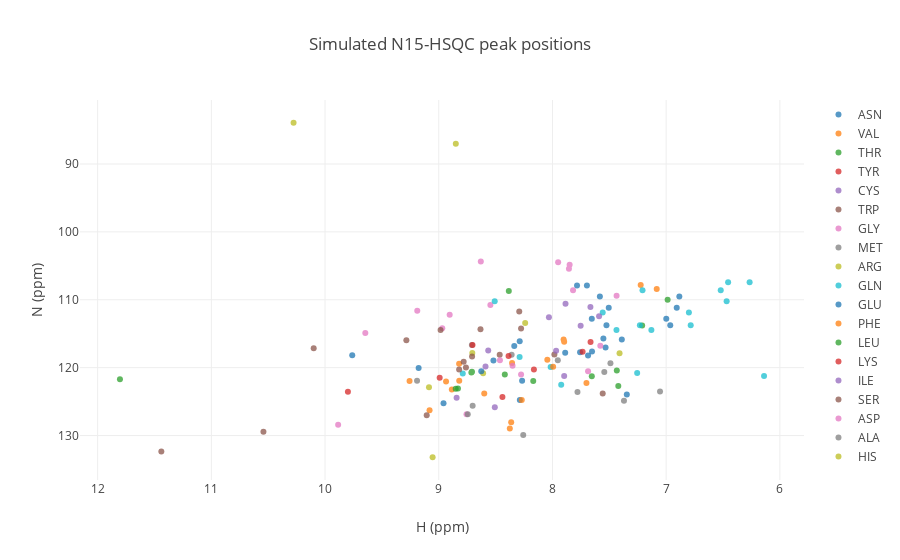

The notebook cell this image was saved under:
### Markdown cell above
## N<sup>15</sup>-HSQC from local file

### Code cell
s.n15hsqc(filename='../data/test.str')

### Figure 1 — Plotly figure (JSON) as saved in the notebook; plotly's stock layout.template omitted (floating-point values rounded to 4 significant figures)
{"data": [{"mode": "markers", "name": "ASN", "opacity": 0.75, "text": ["test-11-ASN-1", "test-11-ASN-HD21-1", "test-11-ASN-HD22-1", "test-67-ASN-1", "test-67-ASN-HD21-1", "test-67-ASN-HD22-1", "test-69-ASN-1", "test-69-ASN-HD21-1", "test-69-ASN-HD22-1", "test-85-ASN-1", "test-85-ASN-HD21-1", "test-85-ASN-HD22-1", "test-125-ASN-1", "test-125-ASN-HD21-1", "test-125-ASN-HD22-1"], "type": "scatter", "x": ["7.552", "7.784", "7.697", "7.687", "6.884", "7.583", "9.177", "6.964", "7.525", "7.888", "6.907", "7.505", "7.757", "6.999", "7.654"], "y": ["115.702", "107.887", "107.887", "118.194", "109.528", "109.528", "120.042", "113.741", "113.741", "117.802", "111.168", "111.168", "117.729", "112.809", "112.809"]}, {"mode": "markers", "name": "VAL", "opacity": 0.75, "text": ["test-4-VAL-1", "test-7-VAL-1", "test-32-VAL-1", "test-42-VAL-1", "test-53-VAL-1", "test-75-VAL-1", "test-76-VAL-1", "test-84-VAL-1", "test-91-VAL-1", "test-111-VAL-1", "test-115-VAL-1", "test-119-VAL-1", "test-123-VAL-1"], "type": "scatter", "x": ["9.081", "9.257", "8.936", "8.885", "7.224", "7.897", "8.363", "7.902", "7.083", "7.701", "8.600", "8.821", "8.820"], "y": ["126.282", "121.955", "122.032", "123.212", "107.808", "116.183", "128.036", "115.838", "108.433", "122.253", "123.822", "119.415", "121.930"]}, {"mode": "markers", "name": "THR", "opacity": 0.75, "text": ["test-24-THR-1", "test-33-THR-1", "test-45-THR-1", "test-61-THR-1", "test-92-THR-1", "test-114-THR-1"], "type": "scatter", "x": ["7.211", "8.851", "11.804", "8.384", "6.987", "8.419"], "y": ["113.788", "123.122", "121.717", "108.698", "110.010", "121.025"]}, {"mode": "markers", "name": "TYR", "opacity": 0.75, "text": ["test-73-TYR-1"], "type": "scatter", "x": ["7.735"], "y": ["117.664"]}, {"mode": "markers", "name": "CYS", "opacity": 0.75, "text": ["test-80-CYS-1", "test-82-CYS-1"], "type": "scatter", "x": ["7.885", "8.031"], "y": ["110.579", "112.575"]}, {"mode": "markers", "name": "TRP", "opacity": 0.75, "text": ["test-90-TRP-1", "test-90-TRP-HE1-1", "test-99-TRP-1", "test-99-TRP-HE1-1"], "type": "scatter", "x": ["7.983", "10.542", "9.106", "11.440"], "y": ["118.048", "129.452", "127.007", "132.359"]}, {"mode": "markers", "name": "GLY", "opacity": 0.75, "text": ["test-20-GLY-1", "test-26-GLY-1", "test-28-GLY-1", "test-36-GLY-1", "test-54-GLY-1", "test-59-GLY-1", "test-81-GLY-1", "test-83-GLY-1", "test-106-GLY-1", "test-117-GLY-1"], "type": "scatter", "x": ["7.849", "7.855", "9.189", "8.630", "7.819", "8.546", "9.646", "8.904", "8.969", "7.950"], "y": ["104.838", "105.420", "111.626", "104.367", "108.583", "110.766", "114.909", "112.197", "114.214", "104.485"]}, {"mode": "markers", "name": "MET", "opacity": 0.75, "text": ["test-5-MET-1", "test-17-MET-1", "test-49-MET-1", "test-50-MET-1"], "type": "scatter", "x": ["8.702", "8.359", "8.709", "7.953"], "y": ["125.603", "118.091", "116.656", "118.900"]}, {"mode": "markers", "name": "ARG", "opacity": 0.75, "text": ["test-10-ARG-1", "test-41-ARG-1", "test-113-ARG-1", "test-113-ARG-HE-1", "test-116-ARG-1", "test-122-ARG-1", "test-122-ARG-HE-1"], "type": "scatter", "x": ["8.240", "9.086", "8.705", "8.850", "8.610", "7.410", "10.277"], "y": ["113.427", "122.880", "117.860", "87.029", "120.811", "117.863", "83.924"]}, {"mode": "markers", "name": "GLN", "opacity": 0.75, "text": ["test-16-GLN-1", "test-16-GLN-HE21-1", "test-16-GLN-HE22-1", "test-60-GLN-1", "test-60-GLN-HE21-1", "test-60-GLN-HE22-1", "test-93-GLN-1", "test-93-GLN-HE21-1", "test-93-GLN-HE22-1", "test-100-GLN-1", "test-100-GLN-HE21-1", "test-100-GLN-HE22-1", "test-107-GLN-1", "test-107-GLN-HE21-1", "test-107-GLN-HE22-1", "test-118-GLN-1", "test-118-GLN-HE21-1", "test-118-GLN-HE22-1"], "type": "scatter", "x": ["6.139", "6.455", "6.266", "7.255", "6.468", "8.508", "8.016", "6.784", "7.231", "8.789", "7.558", "6.800", "8.289", "7.130", "7.437", "7.923", "7.208", "6.520"], "y": ["121.248", "107.418", "107.418", "120.776", "110.230", "110.230", "119.916", "113.747", "113.747", "120.881", "111.872", "111.872", "118.441", "114.450", "114.450", "122.539", "108.590", "108.590"]}, {"mode": "markers", "name": "GLU", "opacity": 0.75, "text": ["test-19-GLU-1", "test-38-GLU-1", "test-51-GLU-1", "test-52-GLU-1", "test-66-GLU-1", "test-89-GLU-1", "test-94-GLU-1", "test-97-GLU-1", "test-102-GLU-1", "test-110-GLU-1", "test-121-GLU-1", "test-124-GLU-1"], "type": "scatter", "x": ["7.652", "8.288", "8.287", "7.533", "8.519", "9.761", "8.267", "7.346", "8.958", "8.336", "7.390", "8.626"], "y": ["117.626", "116.110", "124.760", "117.033", "118.954", "118.191", "121.948", "123.972", "125.250", "116.800", "115.854", "120.522"]}, {"mode": "markers", "name": "PHE", "opacity": 0.75, "text": ["test-6-PHE-1", "test-21-PHE-1", "test-68-PHE-1", "test-96-PHE-1", "test-112-PHE-1"], "type": "scatter", "x": ["8.270", "8.355", "8.045", "8.375", "7.994"], "y": ["124.757", "119.315", "118.850", "128.978", "119.862"]}, {"mode": "markers", "name": "LEU", "opacity": 0.75, "text": ["test-25-LEU-1", "test-37-LEU-1", "test-79-LEU-1", "test-86-LEU-1", "test-101-LEU-1", "test-109-LEU-1", "test-126-LEU-1"], "type": "scatter", "x": ["8.708", "7.654", "8.831", "7.434", "7.421", "8.713", "8.169"], "y": ["120.618", "121.251", "123.060", "120.437", "122.719", "120.724", "121.961"]}, {"mode": "markers", "name": "LYS", "opacity": 0.75, "text": ["test-2-LYS-1", "test-3-LYS-1", "test-9-LYS-1", "test-23-LYS-1", "test-29-LYS-1", "test-120-LYS-1", "test-129-LYS-1"], "type": "scatter", "x": ["8.440", "9.799", "8.992", "8.703", "8.386", "8.163", "7.665"], "y": ["124.318", "123.564", "121.488", "116.659", "118.287", "120.276", "116.225"]}, {"mode": "markers", "name": "ILE", "opacity": 0.75, "text": ["test-30-ILE-1", "test-47-ILE-1", "test-55-ILE-1", "test-57-ILE-1", "test-65-ILE-1", "test-77-ILE-1", "test-95-ILE-1", "test-127-ILE-1", "test-130-ILE-1"], "type": "scatter", "x": ["7.666", "7.968", "7.897", "8.589", "8.843", "8.507", "7.752", "8.565", "7.590"], "y": ["111.060", "117.506", "121.234", "119.830", "124.446", "125.838", "113.845", "117.483", "112.428"]}, {"mode": "markers", "name": "SER", "opacity": 0.75, "text": ["test-8-SER-1", "test-12-SER-1", "test-13-SER-1", "test-34-SER-1", "test-35-SER-1", "test-39-SER-1", "test-40-SER-1", "test-58-SER-1", "test-62-SER-1", "test-78-SER-1", "test-108-SER-1", "test-131-SER-1"], "type": "scatter", "x": ["8.761", "10.100", "9.285", "8.464", "8.984", "8.292", "8.633", "8.707", "8.781", "8.821", "8.276", "7.558"], "y": ["119.968", "117.130", "115.968", "118.105", "114.446", "111.734", "114.334", "118.346", "119.145", "120.285", "114.217", "123.805"]}, {"mode": "markers", "name": "ASP", "opacity": 0.75, "text": ["test-56-ASP-1", "test-63-ASP-1", "test-71-ASP-1", "test-72-ASP-1", "test-74-ASP-1", "test-98-ASP-1", "test-103-ASP-1", "test-105-ASP-1"], "type": "scatter", "x": ["8.756", "9.885", "7.436", "7.579", "8.462", "8.351", "8.276", "7.687"], "y": ["126.882", "128.402", "109.413", "116.787", "118.905", "119.719", "121.014", "120.535"]}, {"mode": "markers", "name": "ALA", "opacity": 0.75, "text": ["test-18-ALA-1", "test-22-ALA-1", "test-27-ALA-1", "test-31-ALA-1", "test-46-ALA-1", "test-48-ALA-1", "test-70-ALA-1", "test-128-ALA-1"], "type": "scatter", "x": ["7.490", "9.191", "7.054", "8.745", "7.371", "7.780", "8.257", "7.544"], "y": ["119.371", "121.931", "123.530", "126.864", "124.865", "123.588", "129.925", "120.656"]}, {"mode": "markers", "name": "HIS", "opacity": 0.75, "text": ["test-43-HIS-1"], "type": "scatter", "x": ["9.054"], "y": ["133.201"]}], "layout": {"hovermode": "closest", "showlegend": true, "title": "Simulated N15-HSQC peak positions", "xaxis": {"autorange": "reversed", "title": "H (ppm)"}, "yaxis": {"autorange": "reversed", "title": "N (ppm)"}}}
